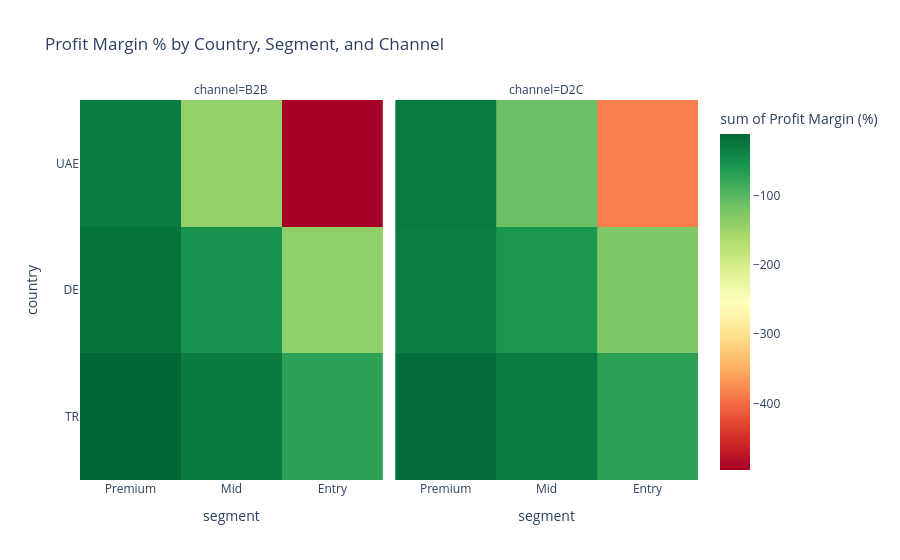
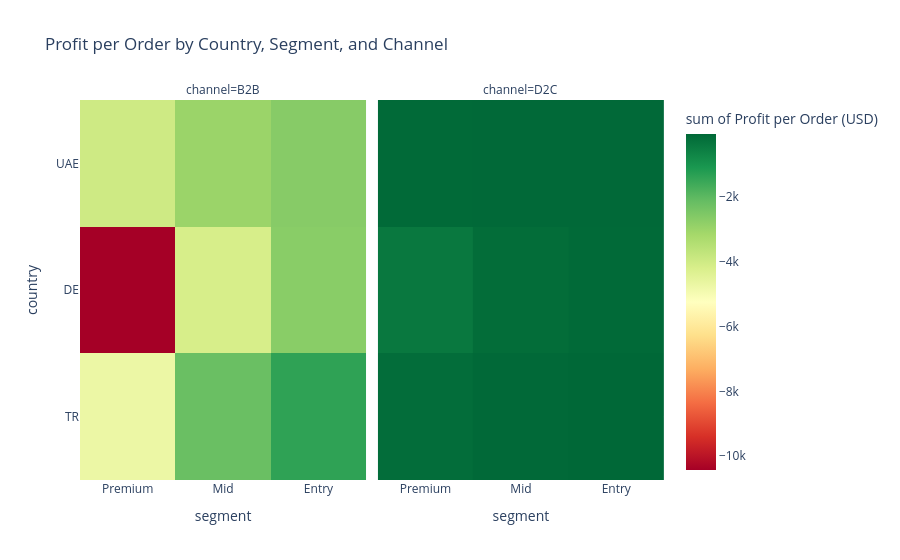

Notebook code cell kept with these figures, in order:
### Markdown cell above
Global Omnichannel E-Commerce Profit Challenge

Overview:
Our company operates in Turkey, Germany, and the UAE across D2C and B2B channels. Despite strong revenue growth, net profit is declining significantly, highlighting challenges in converting top-line growth into sustainable profitability.

Key Issues:

High D2C Return Rates: 17.8% return rate significantly erodes net revenue and profit.
COGS Volatility Due to FX Exposure: Currency fluctuations make cost planning unpredictable.
Inefficient Marketing Allocation: Marketing ROI is low, impacting overall profitability.
Long B2B Payment Cycles: Delays in cash collection constrain financial flexibility.

Financial Impact / KPIs:

| Metric                | Value             |
| --------------------- | ----------------- |
| Total Gross Revenue   | $1,980,857,202.94 |
| Total Net Revenue     | $1,802,268,864.68 |
| Total Net Profit      | $-617,824,994.77  |
| Overall Return Rate   | 17.81%            |
| Average Profit Margin | -34.28%           |


Insights:

Despite nearly $2B in gross revenue, the company is currently experiencing a $618M net loss.
The average profit margin of -34.28% means the company loses $0.34 for every $1 in sales.
High return rates and volatile costs are the primary drivers of financial underperformance.



KPI Table  summarizes revenue, profit, return rates, and margins.
Baseline Waterfall Chart shows how gross revenue is eroded by costs, returns, and expenses to arrive at net profit.

 Notes:
“This slide establishes the magnitude of the problem and its financial impact. It sets the stage for the next steps: analyzing loss drivers and simulating strategic interventions to optimize profitability.”

### Code cell
import plotly.express as px

def generate_profit_matrix(df):
    """
    Segment x Channel x Country bazlı kâr ve kâr marjını hesaplar.
    """
    matrix = df.groupby(['country', 'channel', 'segment']).agg(
        order_count=('order_id', 'count'),
        avg_return_rate=('is_returned', 'mean'),
        total_profit_usd=('net_profit_usd', 'sum')
    ).reset_index()

    revenue_agg = df.groupby(['country', 'channel', 'segment'])['net_revenue_usd'].sum().reset_index()
    matrix = matrix.merge(revenue_agg, on=['country', 'channel', 'segment'])

    
    matrix['profit_margin_pct'] = (matrix['total_profit_usd'] / matrix['net_revenue_usd']) * 100

    
    matrix['profit_per_order'] = matrix['total_profit_usd'] / matrix['order_count']

    return matrix.sort_values(by='profit_margin_pct', ascending=False)

profit_matrix = generate_profit_matrix(df_master)

def plot_profit_margin_heatmap(matrix):
    fig = px.density_heatmap(
        matrix,
        x='segment',
        y='country',
        z='profit_margin_pct',
        facet_col='channel',
        color_continuous_scale='RdYlGn',
        title="Profit Margin % by Country, Segment, and Channel",
        labels={'profit_margin_pct':'Profit Margin (%)'}
    )
    fig.show()

def plot_profit_per_order_heatmap(matrix):
    fig = px.density_heatmap(
        matrix,
        x='segment',
        y='country',
        z='profit_per_order',
        facet_col='channel',
        color_continuous_scale='RdYlGn',
        title="Profit per Order by Country, Segment, and Channel",
        labels={'profit_per_order':'Profit per Order (USD)'}
    )
    fig.show()

plot_profit_margin_heatmap(profit_matrix)
plot_profit_per_order_heatmap(profit_matrix)

### Figure 1 — Plotly figure (JSON) as saved in the notebook; plotly's stock layout.template omitted (floating-point values rounded to 4 significant figures)
{"data": [{"coloraxis": "coloraxis", "histfunc": "sum", "hovertemplate": "channel=B2B<br>segment=%{x}<br>country=%{y}<br>sum of Profit Margin (%)=%{z}<extra></extra>", "name": "", "type": "histogram2d", "x": ["Premium", "Premium", "Mid", "Premium", "Mid", "Entry", "Entry", "Mid", "Entry"], "xaxis": "x", "xbingroup": "x", "y": ["TR", "DE", "TR", "UAE", "DE", "TR", "DE", "UAE", "UAE"], "yaxis": "y", "ybingroup": "y", "z": [-10.46, -22.75, -28.5, -32.0, -54.23, -71.4, -138.7, -142.2, -496.5]}, {"coloraxis": "coloraxis", "histfunc": "sum", "hovertemplate": "channel=D2C<br>segment=%{x}<br>country=%{y}<br>sum of Profit Margin (%)=%{z}<extra></extra>", "name": "", "type": "histogram2d", "x": ["Premium", "Premium", "Mid", "Premium", "Mid", "Entry", "Mid", "Entry", "Entry"], "xaxis": "x2", "xbingroup": "x", "y": ["TR", "UAE", "TR", "DE", "DE", "TR", "UAE", "DE", "UAE"], "yaxis": "y2", "ybingroup": "y", "z": [-13.59, -30.69, -30.72, -32.52, -58.67, -70.42, -112.6, -126.1, -385.5]}], "layout": {"annotations": [{"font": {}, "showarrow": false, "text": "channel=B2B", "x": 0.245, "xanchor": "center", "xref": "paper", "y": 1, "yanchor": "bottom", "yref": "paper"}, {"font": {}, "showarrow": false, "text": "channel=D2C", "x": 0.755, "xanchor": "center", "xref": "paper", "y": 1, "yanchor": "bottom", "yref": "paper"}], "coloraxis": {"colorbar": {"title": {"text": "sum of Profit Margin (%)"}}, "colorscale": [[0, "rgb(165,0,38)"], [0.1, "rgb(215,48,39)"], [0.2, "rgb(244,109,67)"], [0.3, "rgb(253,174,97)"], [0.4, "rgb(254,224,139)"], [0.5, "rgb(255,255,191)"], [0.6, "rgb(217,239,139)"], [0.7, "rgb(166,217,106)"], [0.8, "rgb(102,189,99)"], [0.9, "rgb(26,152,80)"], [1, "rgb(0,104,55)"]]}, "legend": {"tracegroupgap": 0}, "title": {"text": "Profit Margin % by Country, Segment, and Channel"}, "xaxis": {"anchor": "y", "domain": [0, 0.49], "title": {"text": "segment"}}, "xaxis2": {"anchor": "y2", "domain": [0.51, 1], "matches": "x", "title": {"text": "segment"}}, "yaxis": {"anchor": "x", "domain": [0, 1], "title": {"text": "country"}}, "yaxis2": {"anchor": "x2", "domain": [0, 1], "matches": "y", "showticklabels": false}}}

### Figure 2 — Plotly figure (JSON) as saved in the notebook; plotly's stock layout.template omitted (floating-point values rounded to 4 significant figures)
{"data": [{"coloraxis": "coloraxis", "histfunc": "sum", "hovertemplate": "channel=B2B<br>segment=%{x}<br>country=%{y}<br>sum of Profit per Order (USD)=%{z}<extra></extra>", "name": "", "type": "histogram2d", "x": ["Premium", "Premium", "Mid", "Premium", "Mid", "Entry", "Entry", "Mid", "Entry"], "xaxis": "x", "xbingroup": "x", "y": ["TR", "DE", "TR", "UAE", "DE", "TR", "DE", "UAE", "UAE"], "yaxis": "y", "ybingroup": "y", "z": [-4731.0, -10430.0, -2200.0, -3978.0, -4172.0, -1389.0, -2710.0, -3001.0, -2667.0]}, {"coloraxis": "coloraxis", "histfunc": "sum", "hovertemplate": "channel=D2C<br>segment=%{x}<br>country=%{y}<br>sum of Profit per Order (USD)=%{z}<extra></extra>", "name": "", "type": "histogram2d", "x": ["Premium", "Premium", "Mid", "Premium", "Mid", "Entry", "Mid", "Entry", "Entry"], "xaxis": "x2", "xbingroup": "x", "y": ["TR", "UAE", "TR", "DE", "DE", "TR", "UAE", "DE", "UAE"], "yaxis": "y2", "ybingroup": "y", "z": [-170.7, -105.5, -87.36, -410.1, -166.8, -63.67, -86.89, -114.0, -93.21]}], "layout": {"annotations": [{"font": {}, "showarrow": false, "text": "channel=B2B", "x": 0.245, "xanchor": "center", "xref": "paper", "y": 1, "yanchor": "bottom", "yref": "paper"}, {"font": {}, "showarrow": false, "text": "channel=D2C", "x": 0.755, "xanchor": "center", "xref": "paper", "y": 1, "yanchor": "bottom", "yref": "paper"}], "coloraxis": {"colorbar": {"title": {"text": "sum of Profit per Order (USD)"}}, "colorscale": [[0, "rgb(165,0,38)"], [0.1, "rgb(215,48,39)"], [0.2, "rgb(244,109,67)"], [0.3, "rgb(253,174,97)"], [0.4, "rgb(254,224,139)"], [0.5, "rgb(255,255,191)"], [0.6, "rgb(217,239,139)"], [0.7, "rgb(166,217,106)"], [0.8, "rgb(102,189,99)"], [0.9, "rgb(26,152,80)"], [1, "rgb(0,104,55)"]]}, "legend": {"tracegroupgap": 0}, "title": {"text": "Profit per Order by Country, Segment, and Channel"}, "xaxis": {"anchor": "y", "domain": [0, 0.49], "title": {"text": "segment"}}, "xaxis2": {"anchor": "y2", "domain": [0.51, 1], "matches": "x", "title": {"text": "segment"}}, "yaxis": {"anchor": "x", "domain": [0, 1], "title": {"text": "country"}}, "yaxis2": {"anchor": "x2", "domain": [0, 1], "matches": "y", "showticklabels": false}}}
